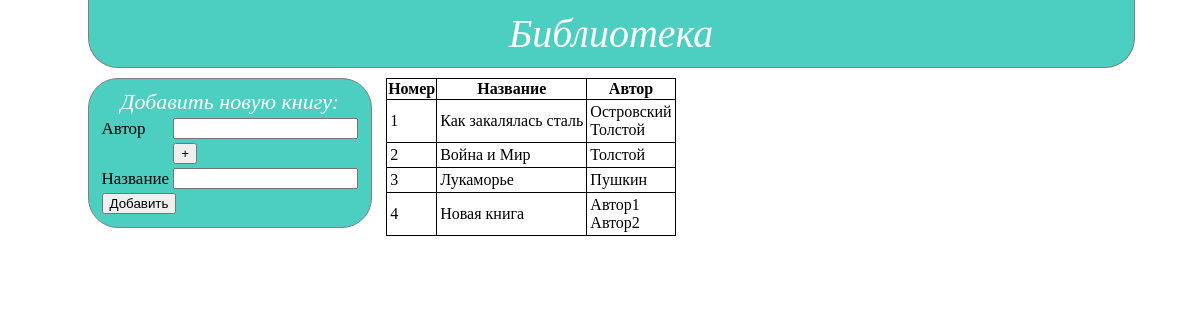
The page / on the database its author committed.
### tables this page shows
CREATE TABLE IF NOT EXISTS `books` (
  `id` int(10) NOT NULL AUTO_INCREMENT,
  `book_title` varchar(50) NOT NULL DEFAULT '',
  PRIMARY KEY (`id`)
);

CREATE TABLE IF NOT EXISTS `book_author` (
  `id` int(11) NOT NULL AUTO_INCREMENT,
  `book` int(11) DEFAULT '0',
  `author` int(11) DEFAULT '0',
  PRIMARY KEY (`id`)
);

CREATE TABLE IF NOT EXISTS `authors` (
  `id` int(11) NOT NULL AUTO_INCREMENT,
  `name` varchar(50) DEFAULT '0',
  PRIMARY KEY (`id`)
);

### index.php (the view, shortened to what this page needs)
<!DOCTYPE html>
<html>
	<head>
		<link rel="stylesheet" href="css/style.css">
	</head>
<body><div class="wrapper">
	<div class="header">
		Библиотека
	</div>
	<div class="menu">
		<span>Добавить новую книгу:</span>
		<form name="form_insert" action="bd_insert.php" method="POST">
			<table>
				<tr>
					<td>Автор</td>
					<td><input type="text" name="ins_author[]"></td>
				</tr>
				<tr>
					<td></td><td><input type="button" name="author_plus" value="+"></td>
				</tr>
				<tr>
					<td>Название</td>
					<td><input type="text" name="ins_book"></td>
				</tr>
				<tr>
					<td colspan=2><input type="submit" name="insert" value="Добавить"></td>
				</tr>
			</table>
		</form>
	</div>
	<div class="content">
		<table>
			<tr>
				<th>Номер</th>
				<th>Название</th>
				<th>Автор</th>
			</tr>
			<?php
				$db=mysqli_connect("localhost", "u800658878_root", "qwaszxedc4321", "u800658878_bd");
				mysqli_set_charset($db, "utf8");
				$result = mysqli_query($db, "SELECT * FROM `books`");
				while($row = mysqli_fetch_assoc($result)){
					$id = $row['id'];
					$book_title = $row['book_title'];
					echo "<tr><td>$id</td><td>$book_title</td>";
					$id_authors_this_book = mysqli_query($db, "SELECT `book_author`.`author` FROM `book_author` WHERE `book_author`.`book`='".$id."';");
					echo "<td>";
					while ($row_author = mysqli_fetch_assoc($id_authors_this_book)){
						$authors_this_book = mysqli_query($db, "SELECT `authors`.`name` FROM `authors` WHERE `authors`.`id`=".$row_author['author'].";");
						echo mysqli_fetch_assoc($authors_this_book)['name']."<br>";
					}
					echo "</td></tr>";
				}
			?>
		</table>
	</div>
</div>
</body>
</html>

### css/style.css (style rules this page uses)
body { padding: 0; margin: 0; }
.wrapper { width: 1025px; margin: 0 auto; }
.header { background-color: #4CCEC0; display: inline-block; width: 100%; border-radius: 0 0 30px 30px; margin-bottom: 10px; color: white; border: 1px solid gray; border-top: 0; text-align: center; padding: 10px; font-size: 40px; font-style: italic; }
.menu { display: inline-block; background-color: #4CCEC0; height: auto; border-radius: 30px; vertical-align: top; color: white; padding: 10px; border: 1px solid gray; margin-right: 10px; text-align: center; font-size: 22px; font-style: italic; }
.menu table { color: black; text-align: left; font-size: 17px; font-style: normal; }
.content { display: inline-block; }
.content table { border-collapse: collapse; }
.content table th { border: 1px solid black; }
.content table td { border: 1px solid black; padding: 3px; }

### rows shown on the page
books: id "1", book_title "Как закалялась сталь"
book_author: authors.name "Островский"
book_author: authors.name "Толстой"
books: id "2", book_title "Война и Мир"
book_author: authors.name "Толстой"
books: id "3", book_title "Лукаморье"
book_author: authors.name "Пушкин"
books: id "4", book_title "Новая книга"
book_author: authors.name "Автор1"
book_author: authors.name "Автор2"
